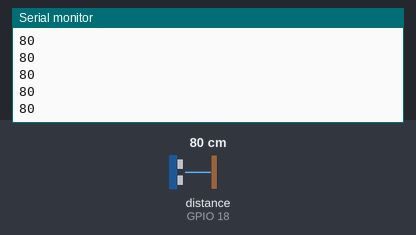
Bench run of a sketch on a simulated ESP32. On the bench: the last lines printed to the serial monitor. Wiring (inferred from the names in the program): ultrasonic range finder: trigger GPIO 5; echo GPIO 18. The inputs (shaded band) are chosen by the test bench; at power-on: distance to the obstacle (sensor on GPIO 18) 80 cm. The echo pulse lasts 58.3 µs per cm.

Above: at 1.2 s.
1.3 s: distance to the obstacle (sensor on GPIO 18) set to 2 cm
At 1.37 s:
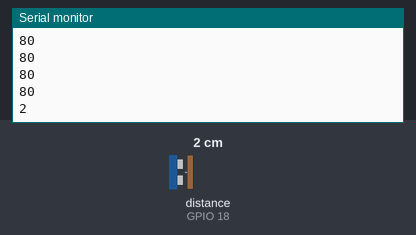
2.8 s: distance to the obstacle (sensor on GPIO 18) set to 4 cm
At 2.88 s:
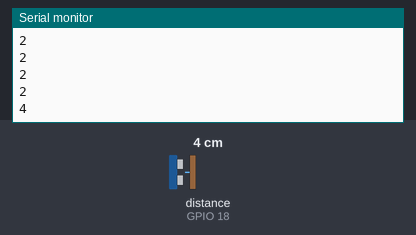
Timing chart, 0 to 5.8 s (numbered marks = the images above; inputs shaded):
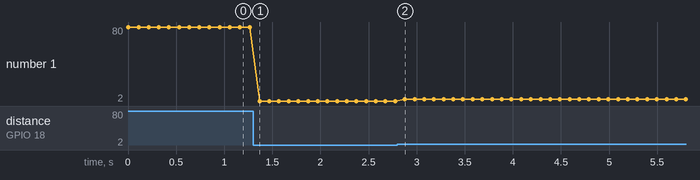

Measured:
- after the input at 1.3 s, the serial monitor: prints a new line after 0.07 s (image 1)
- after the input at 2.8 s, the serial monitor: prints a new line after 0.08 s (image 2)
- plotted number 1: 80 → 2 after the input at 1.3 s, 2 → 4 after the input at 2.8 s

The sketch:

ultrasonic_distance.ino
```cpp
int trigPin=5;
int echoPin = 18;
int duration;
int distance;

//hc-sr04
//vcc - > vin
//trig -> d5
//echo -> d18
//gnd -> gnd

void setup() {
  // put your setup code here, to run once:
  Serial.begin(115200);
  pinMode(trigPin,OUTPUT);
  pinMode(echoPin,INPUT);
}

void loop() {
  // put your main code here, to run repeatedly:
  digitalWrite(trigPin,LOW);
  delayMicroseconds(2);
  digitalWrite(trigPin,HIGH);
  delayMicroseconds(10);
  digitalWrite(trigPin,LOW);
  duration=pulseIn(echoPin,HIGH);
  //distance=duration*0.034/2;
  distance=duration/58.2;
  Serial.println(distance);
  delay(100);
}
```
